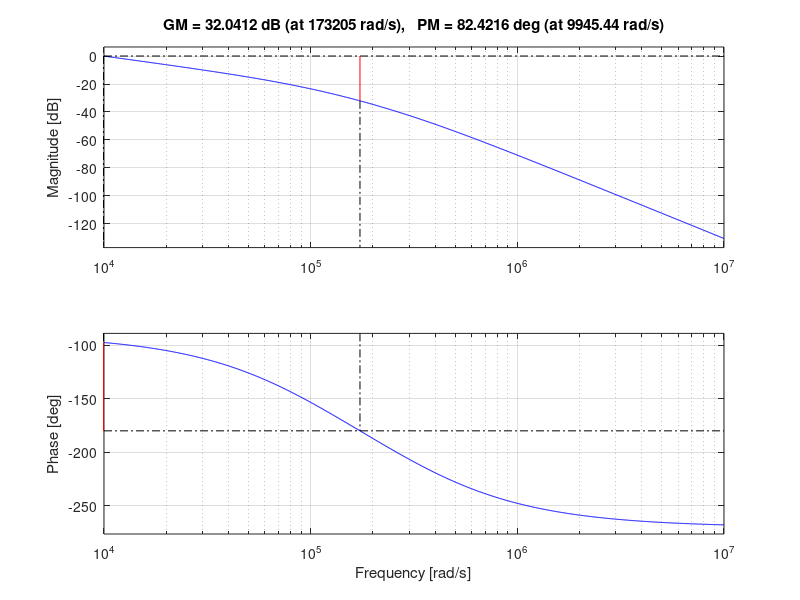

This figure's MATLAB source:
s = tf('s');
H_op = 10^6/(s*(s/(10^5)+1)*(s/(3*10^5)+1));
f=0.01;
H = H_op/(1+f*H_op);
sys = feedback(H,1);
margin(f*H_op)     